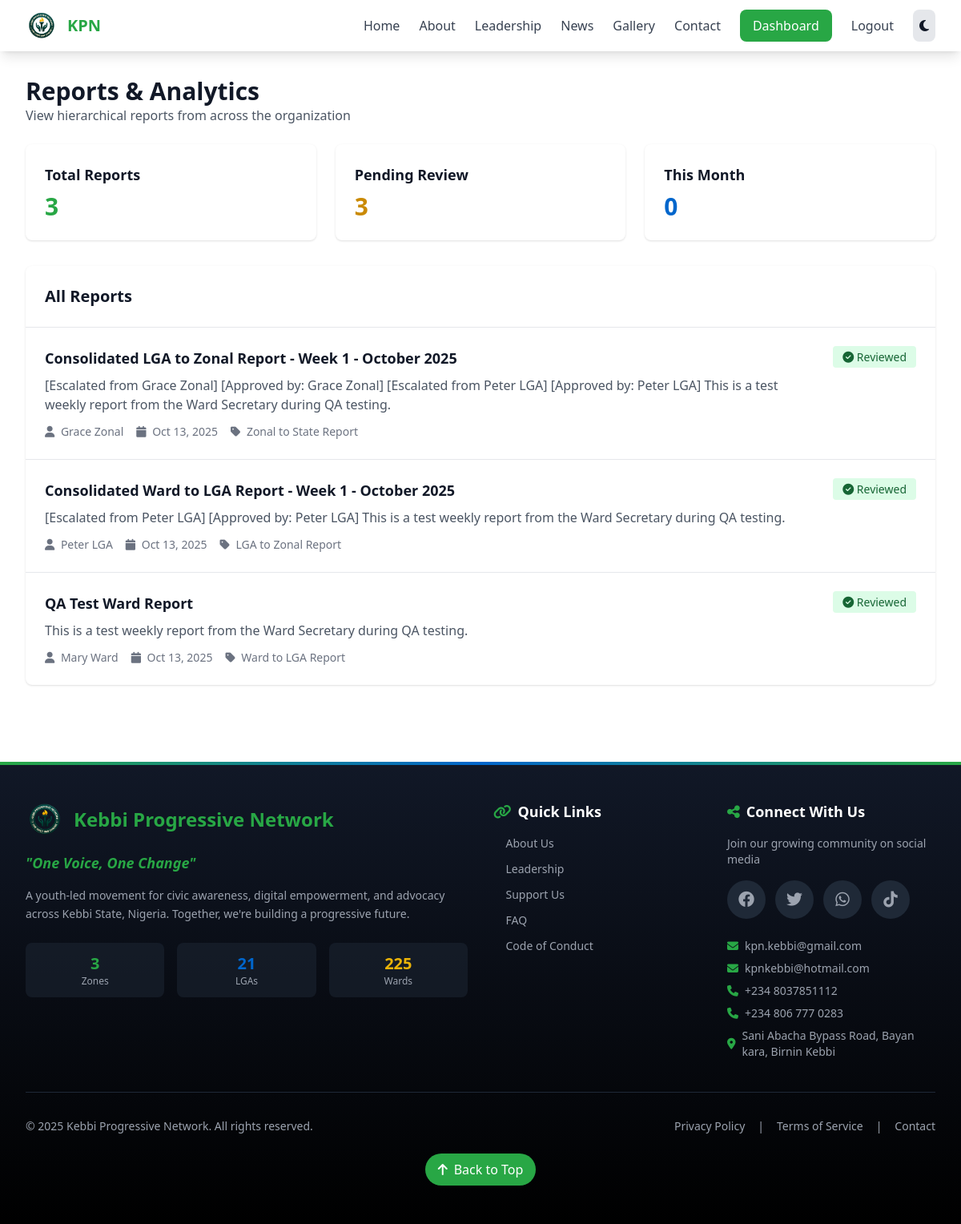
Screenshot of /account/view-reports/ (signed in) with the database file from the repository.
### core/models.py (models this page shows, shortened)
class Report(models.Model):
    REPORT_TYPE_CHOICES = [
        ('WARD_TO_LGA', 'Ward to LGA Report'),
        ('LGA_TO_ZONAL', 'LGA to Zonal Report'),
        ('ZONAL_TO_STATE', 'Zonal to State Report'),
    ]
    STATUS_CHOICES = [
        ('DRAFT', 'Draft'),
        ('SUBMITTED', 'Submitted'),
        ('UNDER_REVIEW', 'Under Review'),
        ('APPROVED', 'Approved'),
        ('FLAGGED', 'Flagged for Issues'),
        ('REJECTED', 'Rejected'),
        ('ESCALATED', 'Escalated to Next Level'),
    ]
    title = models.CharField(max_length=300)
    report_type = models.CharField(max_length=20, choices=REPORT_TYPE_CHOICES)
    content = models.TextField()
    period = models.CharField(max_length=100, blank=True, default='', help_text="Reporting period (e.g., 'January 2025', 'Q1 2025', 'Week 1')")
    submitted_by = models.ForeignKey('staff.User', on_delete=models.CASCADE, related_name='submitted_reports')
    submitted_to = models.ForeignKey('staff.User', on_delete=models.SET_NULL, null=True, blank=True, related_name='received_reports', help_text="Supervisor who receives this report")
    reviewed_by = models.ForeignKey('staff.User', on_delete=models.SET_NULL, null=True, blank=True, related_name='reviewed_reports')
    parent_report = models.ForeignKey('self', on_delete=models.SET_NULL, null=True, blank=True, related_name='child_reports', help_text="Parent report that this report was escalated from")
    status = models.CharField(max_length=15, choices=STATUS_CHOICES, default='DRAFT')
    is_reviewed = models.BooleanField(default=False)
    is_escalated = models.BooleanField(default=False, help_text="Whether this report has been escalated to next level")
    review_notes = models.TextField(blank=True)
    deadline = models.DateField(null=True, blank=True, help_text="Deadline for report submission")
    created_at = models.DateTimeField(auto_now_add=True)
    submitted_at = models.DateTimeField(null=True, blank=True)
    reviewed_at = models.DateTimeField(null=True, blank=True)
    escalated_at = models.DateTimeField(null=True, blank=True, help_text="When this report was escalated")
    class Meta:
        ordering = ['-created_at']
        indexes = [
            models.Index(fields=['status', 'submitted_to'], name='report_status_receiver_idx'),
            models.Index(fields=['status', '-created_at'], name='report_status_created_idx'),
        ]

### staff/models.py (models this page shows, shortened)
class User(AbstractUser):
    ROLE_CHOICES = [
        ('GENERAL', 'General Member'),
        ('STATE', 'State Executive'),
        ('ZONAL', 'Zonal Coordinator'),
        ('LGA', 'LGA Coordinator'),
        ('WARD', 'Ward Leader'),
    ]
    STATUS_CHOICES = [
        ('PENDING', 'Pending Approval'),
        ('APPROVED', 'Approved'),
        ('SUSPENDED', 'Suspended'),
        ('DISMISSED', 'Dismissed'),
    ]
    GENDER_CHOICES = [
        ('M', 'Male'),
        ('F', 'Female'),
    ]
    phone = models.CharField(max_length=20)
    bio = models.TextField(blank=True)
    photo = models.ImageField(upload_to='profile_photos/', blank=True, null=True)
    gender = models.CharField(max_length=1, choices=GENDER_CHOICES, blank=True)
    facebook_url = models.URLField(max_length=200, blank=True, help_text="Your Facebook profile URL")
    twitter_url = models.URLField(max_length=200, blank=True, help_text="Your Twitter/X profile URL")
    instagram_url = models.URLField(max_length=200, blank=True, help_text="Your Instagram profile URL")
    tiktok_url = models.URLField(max_length=200, blank=True, help_text="Your TikTok profile URL")
    role = models.CharField(max_length=10, choices=ROLE_CHOICES, default='GENERAL')
    status = models.CharField(max_length=10, choices=STATUS_CHOICES, default='PENDING')
    zone = models.ForeignKey(Zone, on_delete=models.SET_NULL, null=True, blank=True, related_name='members')
    lga = models.ForeignKey(LGA, on_delete=models.SET_NULL, null=True, blank=True, related_name='members')
    ward = models.ForeignKey(Ward, on_delete=models.SET_NULL, null=True, blank=True, related_name='members')
    role_definition = models.ForeignKey(RoleDefinition, on_delete=models.SET_NULL, null=True, blank=True, related_name='holders')
    facebook_verified = models.BooleanField(default=False)
    date_approved = models.DateTimeField(null=True, blank=True)
    approved_by = models.ForeignKey('self', on_delete=models.SET_NULL, null=True, blank=True, related_name='approved_members')
    created_at = models.DateTimeField(auto_now_add=True)
    updated_at = models.DateTimeField(auto_now=True)
    class Meta:
        ordering = ['-created_at']
        indexes = [
            models.Index(fields=['status', 'role'], name='user_status_role_idx'),
            models.Index(fields=['status', 'zone'], name='user_status_zone_idx'),
            models.Index(fields=['status', 'lga'], name='user_status_lga_idx'),
            models.Index(fields=['status', 'ward'], name='user_status_ward_idx'),
        ]
    def get_full_name(self):
        return f"{self.first_name} {self.last_name}".strip() or self.username
    def is_leader(self):
        return self.role in ['STATE', 'ZONAL', 'LGA', 'WARD']

### staff/views.py (the view, shortened to what this page needs)
# urls.py: path('view-reports/', views.view_reports, name='view_reports'),
@approved_leader_required
def view_reports(request):
    user = request.user
    filter_status = request.GET.get('status', 'all')
    is_president = user.role_definition and user.role_definition.title == 'President'
    is_state_supervisor = user.role_definition and user.role_definition.title == 'State Supervisor'
    if is_president or is_state_supervisor:
        base_reports = Report.objects.all()
    else:
        base_reports = Report.objects.filter(submitted_to=user)
    reports = base_reports
    if filter_status == 'pending':
        reports = reports.filter(status='SUBMITTED', is_reviewed=False)
    elif filter_status == 'reviewed':
        reports = reports.filter(is_reviewed=True)
    elif filter_status == 'approved':
        reports = reports.filter(status='APPROVED')
    elif filter_status == 'flagged':
        reports = reports.filter(status='FLAGGED')
    elif filter_status == 'rejected':
        reports = reports.filter(status='REJECTED')
    elif filter_status == 'escalated':
        reports = reports.filter(status='ESCALATED')
    reports = reports.select_related('submitted_by', 'submitted_to', 'reviewed_by', 'parent_report').order_by('-created_at')
    pending_count = base_reports.filter(status='SUBMITTED', is_reviewed=False).count()
    reviewed_count = base_reports.filter(is_reviewed=True).count()
    approved_count = base_reports.filter(status='APPROVED').count()
    flagged_count = base_reports.filter(status='FLAGGED').count()
    rejected_count = base_reports.filter(status='REJECTED').count()
    escalated_count = base_reports.filter(status='ESCALATED').count()
    from django.utils import timezone
    today = timezone.now().date()
    overdue_count = base_reports.filter(
        deadline__lt=today,
        status__in=['DRAFT', 'SUBMITTED']
    ).count()
    context = {
        'reports': reports,
        'filter_status': filter_status,
        'pending_count': pending_count,
        'reviewed_count': reviewed_count,
        'approved_count': approved_count,
        'flagged_count': flagged_count,
        'rejected_count': rejected_count,
        'escalated_count': escalated_count,
        'overdue_count': overdue_count,
        'total_count': base_reports.count(),
    }
    return render(request, 'staff/view_reports.html', context)

### staff/context_processors.py (called while the page is built)
def announcements(request):
    user_announcements = []
    if request.user.is_authenticated:
        user_announcements = Announcement.for_user(request.user)[:10]
    return {
        'user_announcements': user_announcements
    }

### staff/models.py (called while the page is built)
    @classmethod
    def for_user(cls, user):
        from django.utils import timezone
        from django.db.models import Q
        now = timezone.now()
        base_query = cls.objects.filter(is_active=True).filter(
            Q(expires_at__isnull=True) | Q(expires_at__gt=now)
        )
        query = Q(scope='GENERAL')
        if user.zone:
            query |= Q(scope='ZONAL', target_zone=user.zone)
        if user.lga:
            query |= Q(scope='LGA', target_lga=user.lga)
        if user.ward:
            query |= Q(scope='WARD', target_ward=user.ward)
        return base_query.filter(query).select_related('created_by', 'target_zone', 'target_lga', 'target_ward')

### staff/templates/staff/view_reports.html (shortened to what this page needs)
{% extends 'base.html' %}
{% block content %}
<div class="max-w-7xl mx-auto px-4 sm:px-6 lg:px-8 py-8">
    <div class="mb-6">
        <h1 class="text-3xl font-bold">Reports & Analytics</h1>
        <p class="text-gray-600 dark:text-gray-400">View hierarchical reports from across the organization</p>
    </div>
    <div class="grid grid-cols-1 lg:grid-cols-3 gap-6 mb-8">
        <div class="bg-white dark:bg-gray-800 rounded-lg shadow p-6">
            <h3 class="text-lg font-semibold mb-2">Total Reports</h3>
            <p class="text-3xl font-bold text-kpn-green">{{ reports.count }}</p>
        </div>
        <div class="bg-white dark:bg-gray-800 rounded-lg shadow p-6">
            <h3 class="text-lg font-semibold mb-2">Pending Review</h3>
            <p class="text-3xl font-bold text-yellow-600">{{ reports|length }}</p>
        </div>
        <div class="bg-white dark:bg-gray-800 rounded-lg shadow p-6">
            <h3 class="text-lg font-semibold mb-2">This Month</h3>
            <p class="text-3xl font-bold text-kpn-blue">0</p>
        </div>
    </div>
    <div class="bg-white dark:bg-gray-800 rounded-lg shadow">
        <div class="p-6 border-b border-gray-200 dark:border-gray-700">
            <h3 class="text-xl font-semibold">All Reports</h3>
        </div>
        <div class="divide-y divide-gray-200 dark:divide-gray-700">
            {% for report in reports %}
            <div class="p-6 hover:bg-gray-50 dark:hover:bg-gray-700 transition">
                <div class="flex items-start justify-between">
                    <div class="flex-1">
                        <h4 class="text-lg font-semibold mb-2">{{ report.title }}</h4>
                        <p class="text-gray-600 dark:text-gray-400 mb-3">{{ report.content|truncatewords:30 }}</p>
                        <div class="flex items-center gap-4 text-sm text-gray-500">
                            <span><i class="fas fa-user mr-1"></i> {{ report.submitted_by.get_full_name }}</span>
                            <span><i class="fas fa-calendar mr-1"></i> {{ report.created_at|date:"M d, Y" }}</span>
                            <span><i class="fas fa-tag mr-1"></i> {{ report.get_report_type_display }}</span>
                        </div>
                    </div>
                    <div class="ml-4">
                        {% if report.is_reviewed %}
                            <span class="px-3 py-1 bg-green-100 text-green-800 dark:bg-green-900 dark:text-green-200 rounded text-sm">
                                <i class="fas fa-check-circle"></i> Reviewed
                            </span>
                        {% else %}
                            <span class="px-3 py-1 bg-yellow-100 text-yellow-800 dark:bg-yellow-900 dark:text-yellow-200 rounded text-sm">
                                <i class="fas fa-clock"></i> Pending
                            </span>
                        {% endif %}
                    </div>
                </div>
            </div>
            {% empty %}
            <div class="p-12 text-center text-gray-500">
                <i class="fas fa-file-alt text-4xl mb-3"></i>
                <p>No reports available</p>
            </div>
            {% endfor %}
        </div>
    </div>
</div>
{% endblock %}

### rows the page displays
Report: title "Consolidated LGA to Zonal Report - Week 1 - October 2025", content "[Escalated from Grace Zonal] [Approved by: Grace Zonal] [Escalated from Peter LGA] [Approved by: Peter LGA] This is a test weekly report from the Ward Secretary during QA testing.", submitted_by.get_full_name "Grace Zonal", created_at "Oct 13, 2025", report_type "Zonal to State Report", is_reviewed True (drawn)
Report: title "Consolidated Ward to LGA Report - Week 1 - October 2025", content "[Escalated from Peter LGA] [Approved by: Peter LGA] This is a test weekly report from the Ward Secretary during QA testing.", submitted_by.get_full_name "Peter LGA", created_at "Oct 13, 2025", report_type "LGA to Zonal Report", is_reviewed True (drawn)
Report: title "QA Test Ward Report", content "This is a test weekly report from the Ward Secretary during QA testing.", submitted_by.get_full_name "Mary Ward", created_at "Oct 13, 2025", report_type "Ward to LGA Report", is_reviewed True (drawn)

### other values shown
{{ reports.count }} "3"
{{ reports|length }} "3"
